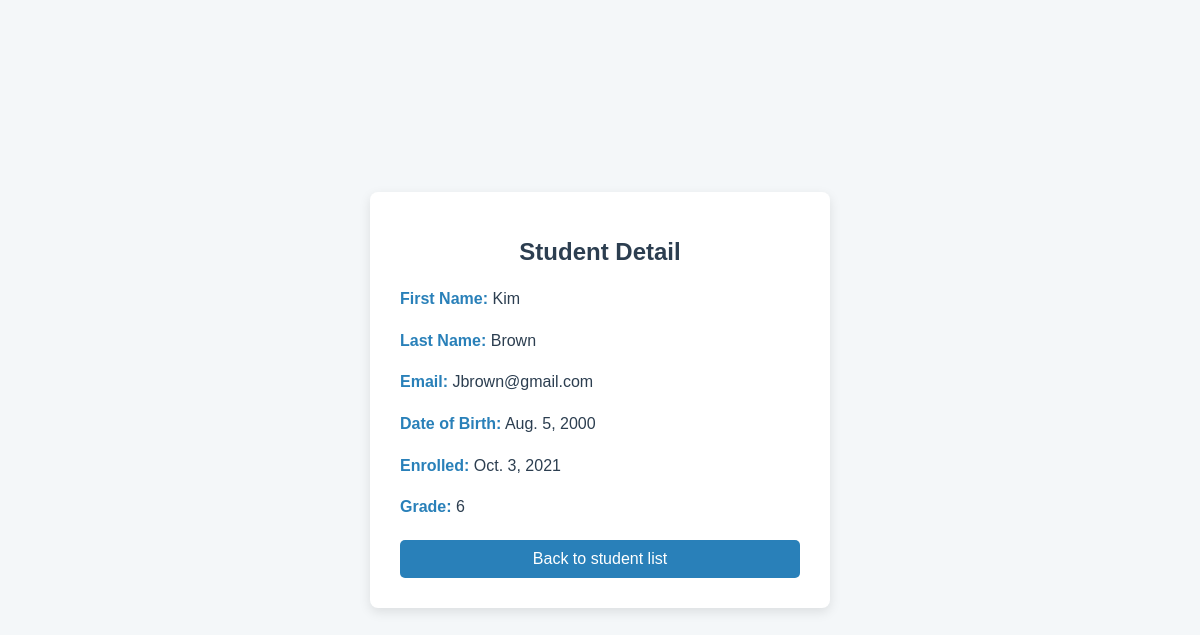
Page /students/5/ on the earlier database version.
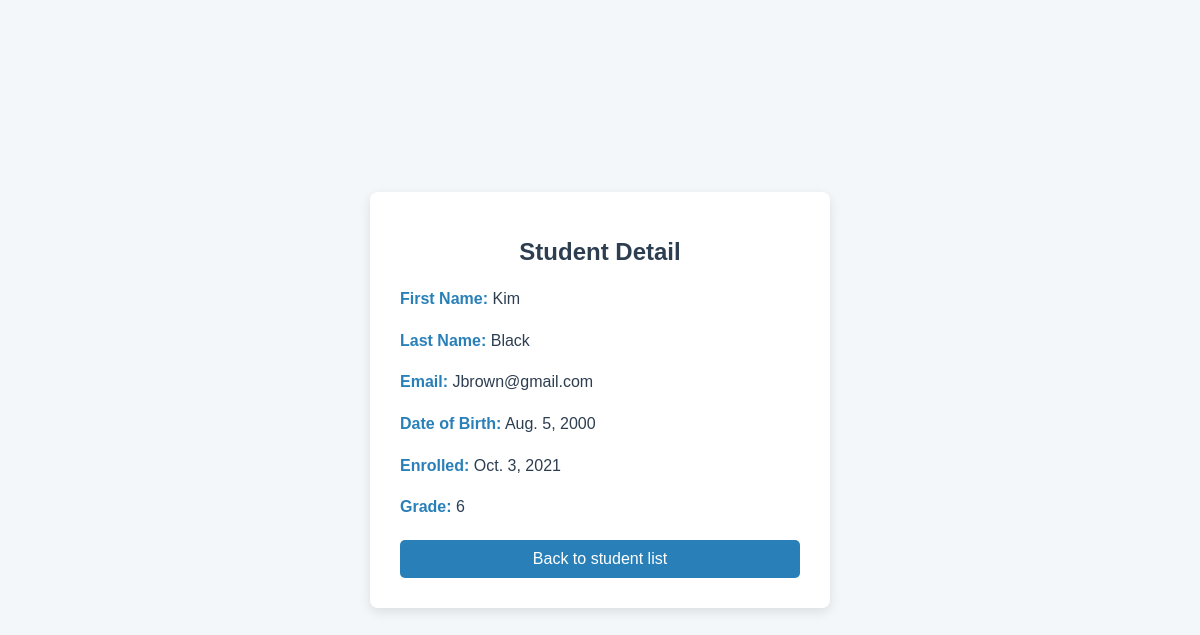
Same page on the later database version.
### blog/models.py (models this page shows, shortened)
class Student(models.Model):
    first_name = models.CharField(max_length=30)
    last_name = models.CharField(max_length=30)
    email = models.EmailField(
        max_length=254,
        validators=[EmailValidator(message="Enter a valid email address.")]
    )
    date_of_birth = models.DateField()
    enrolled = models.DateField()
    grade = models.IntegerField(
        validators=[MinValueValidator(1), MaxValueValidator(12)]
    )
    class Meta:
        verbose_name_plural = "Students"

### blog/views.py (the view)
# urls.py: path('students/<int:student_id>/', views.student_detail, name='student_detail'),
def student_detail(request, student_id):
    student = get_object_or_404(Student, pk=student_id)  # Automatically raises 404 if student does not exist
    return render(request, "blog/student_detail.html", {"student": student})

### blog/templates/blog/student_detail.html (shortened to what this page needs)
<!DOCTYPE html>
<html lang="en">
<head>
</head>
<body>
    <div class="container">
        <h1>Student Detail</h1>
        <p><strong>First Name:</strong> {{ student.first_name }}</p>
        <p><strong>Last Name:</strong> {{ student.last_name }}</p>
        <p><strong>Email:</strong> {{ student.email }}</p>
        <p><strong>Date of Birth:</strong> {{ student.date_of_birth }}</p>
        <p><strong>Enrolled:</strong> {{ student.enrolled }}</p>
        <p><strong>Grade:</strong> {{ student.grade }}</p>
        <a href="{% url 'student_list' %}">Back to student list</a>
    </div>
</body>
</html>

Differences in the rows shown:
changed Student "Kim": last_name "Brown" → "Black"
